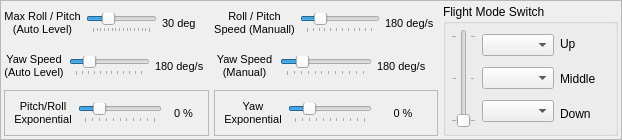
         <widget class="QStackedWidget" name="calibrateStack">
          <property name="frameShape">
           <enum>QFrame::StyledPanel</enum>
          </property>
          <property name="currentIndex">
           <number>0</number>
          </property>
          <widget class="QWidget" name="page">
           <layout class="QHBoxLayout" name="horizontalLayout_21">
            <property name="spacing">
             <number>5</number>
            </property>
            <property name="leftMargin">
             <number>3</number>
            </property>
            <property name="topMargin">
             <number>3</number>
            </property>
            <property name="rightMargin">
             <number>3</number>
            </property>
            <property name="bottomMargin">
             <number>3</number>
            </property>
            <item>
             <layout class="QHBoxLayout" name="horizontalLayout_19">
              <item>
               <layout class="QGridLayout" name="gridLayout_10">
                <item row="0" column="0">
                 <layout class="QHBoxLayout" name="horizontalLayout_17" stretch="2,3,2">
                  <item>
                   <widget class="QLabel" name="label_3">
                    <property name="sizePolicy">
                     <sizepolicy hsizetype="MinimumExpanding" vsizetype="Preferred">
                      <horstretch>0</horstretch>
                      <verstretch>0</verstretch>
                     </sizepolicy>
                    </property>
                    <property name="font">
                     <font>
                      <pointsize>8</pointsize>
                     </font>
                    </property>
                    <property name="text">
                     <string>&lt;html&gt;&lt;head/&gt;&lt;body&gt;&lt;p&gt;Max Roll / Pitch&lt;br/&gt;(Auto Level)&lt;/p&gt;&lt;/body&gt;&lt;/html&gt;</string>
                    </property>
                    <property name="alignment">
                     <set>Qt::AlignCenter</set>
                    </property>
                   </widget>
                  </item>
                  <item>
                   <widget class="QSlider" name="hsAutoRollPitchSpeed">
                    <property name="toolTip">
                     <string>Maximum angle the craft will tilt when given a full-stick command</string>
                    </property>
                    <property name="minimum">
                     <number>10</number>
                    </property>
                    <property name="maximum">
                     <number>85</number>
                    </property>
                    <property name="pageStep">
                     <number>5</number>
                    </property>
                    <property name="value">
                     <number>30</number>
                    </property>
                    <property name="orientation">
                     <enum>Qt::Horizontal</enum>
                    </property>
                    <property name="tickPosition">
                     <enum>QSlider::TicksBelow</enum>
                    </property>
                    <property name="tickInterval">
                     <number>0</number>
                    </property>
                   </widget>
                  </item>
                  <item>
                   <widget class="QLabel" name="lblAutoRollPitchSpeed">
                    <property name="sizePolicy">
                     <sizepolicy hsizetype="MinimumExpanding" vsizetype="Preferred">
                      <horstretch>0</horstretch>
                      <verstretch>0</verstretch>
                     </sizepolicy>
                    </property>
                    <property name="font">
                     <font>
                      <pointsize>8</pointsize>
                     </font>
                    </property>
                    <property name="text">
                     <string>30 deg</string>
                    </property>
                    <property name="textFormat">
                     <enum>Qt::PlainText</enum>
                    </property>
                   </widget>
                  </item>
                 </layout>
                </item>
                <item row="0" column="1">
                 <layout class="QHBoxLayout" name="horizontalLayout_18" stretch="2,3,2">
                  <item>
                   <widget class="QLabel" name="label_8">
                    <property name="sizePolicy">
                     <sizepolicy hsizetype="MinimumExpanding" vsizetype="Preferred">
                      <horstretch>0</horstretch>
                      <verstretch>0</verstretch>
                     </sizepolicy>
                    </property>
                    <property name="font">
                     <font>
                      <pointsize>8</pointsize>
                     </font>
                    </property>
                    <property name="text">
                     <string>&lt;html&gt;&lt;head/&gt;&lt;body&gt;&lt;p&gt;Roll / Pitch&lt;br/&gt;Speed (Manuall)&lt;/p&gt;&lt;/body&gt;&lt;/html&gt;</string>
                    </property>
                    <property name="alignment">
                     <set>Qt::AlignCenter</set>
                    </property>
                   </widget>
                  </item>
                  <item>
                   <widget class="QSlider" name="hsManualRollPitchSpeed">
                    <property name="toolTip">
                     <string>Speed the craft will tilt when given a full-stick command in manual mode (larger numbers are faster)</string>
                    </property>
                    <property name="minimum">
                     <number>5</number>
                    </property>
                    <property name="maximum">
                     <number>72</number>
                    </property>
                    <property name="pageStep">
                     <number>3</number>
                    </property>
                    <property name="value">
                     <number>18</number>
                    </property>
                    <property name="orientation">
                     <enum>Qt::Horizontal</enum>
                    </property>
                    <property name="invertedAppearance">
                     <bool>false</bool>
                    </property>
                    <property name="invertedControls">
                     <bool>false</bool>
                    </property>
                    <property name="tickPosition">
                     <enum>QSlider::TicksBelow</enum>
                    </property>
                    <property name="tickInterval">
                     <number>6</number>
                    </property>
                   </widget>
                  </item>
                  <item>
                   <widget class="QLabel" name="lblManualRollPitchSpeed">
                    <property name="sizePolicy">
                     <sizepolicy hsizetype="MinimumExpanding" vsizetype="Preferred">
                      <horstretch>0</horstretch>
                      <verstretch>0</verstretch>
                     </sizepolicy>
                    </property>
                    <property name="font">
                     <font>
                      <pointsize>8</pointsize>
                     </font>
                    </property>
                    <property name="text">
                     <string>180 deg/s</string>
                    </property>
                    <property name="textFormat">
                     <enum>Qt::PlainText</enum>
                    </property>
                   </widget>
                  </item>
                 </layout>
                </item>
                <item row="1" column="0">
                 <layout class="QHBoxLayout" name="horizontalLayout_16" stretch="2,3,2">
                  <item>
                   <widget class="QLabel" name="label_4">
                    <property name="sizePolicy">
                     <sizepolicy hsizetype="MinimumExpanding" vsizetype="Preferred">
                      <horstretch>0</horstretch>
                      <verstretch>0</verstretch>
                     </sizepolicy>
                    </property>
                    <property name="font">
                     <font>
                      <pointsize>8</pointsize>
                     </font>
                    </property>
                    <property name="text">
                     <string>&lt;html&gt;&lt;head/&gt;&lt;body&gt;&lt;p&gt;Yaw Speed&lt;br/&gt;(Auto Level)&lt;/p&gt;&lt;/body&gt;&lt;/html&gt;</string>
                    </property>
                    <property name="alignment">
                     <set>Qt::AlignCenter</set>
                    </property>
                   </widget>
                  </item>
                  <item>
                   <widget class="QSlider" name="hsAutoYawSpeed">
                    <property name="toolTip">
                     <string>How quickly the craft will change heading.  Larger numbers are faster.</string>
                    </property>
                    <property name="minimum">
                     <number>5</number>
                    </property>
                    <property name="maximum">
                     <number>72</number>
                    </property>
                    <property name="pageStep">
                     <number>3</number>
                    </property>
                    <property name="value">
                     <number>18</number>
                    </property>
                    <property name="orientation">
                     <enum>Qt::Horizontal</enum>
                    </property>
                    <property name="tickPosition">
                     <enum>QSlider::TicksBelow</enum>
                    </property>
                    <property name="tickInterval">
                     <number>6</number>
                    </property>
                   </widget>
                  </item>
                  <item>
                   <widget class="QLabel" name="lblAutoYawSpeed">
                    <property name="sizePolicy">
                     <sizepolicy hsizetype="MinimumExpanding" vsizetype="Preferred">
                      <horstretch>0</horstretch>
                      <verstretch>0</verstretch>
                     </sizepolicy>
                    </property>
                    <property name="font">
                     <font>
                      <pointsize>8</pointsize>
                     </font>
                    </property>
                    <property name="text">
                     <string>180 deg/s</string>
                    </property>
                    <property name="textFormat">
                     <enum>Qt::PlainText</enum>
                    </property>
                   </widget>
                  </item>
                 </layout>
                </item>
                <item row="1" column="1">
                 <layout class="QHBoxLayout" name="horizontalLayout_13" stretch="2,3,2">
                  <item>
                   <widget class="QLabel" name="label_9">
                    <property name="sizePolicy">
                     <sizepolicy hsizetype="MinimumExpanding" vsizetype="Preferred">
                      <horstretch>0</horstretch>
                      <verstretch>0</verstretch>
                     </sizepolicy>
                    </property>
                    <property name="font">
                     <font>
                      <pointsize>8</pointsize>
                     </font>
                    </property>
                    <property name="text">
                     <string>&lt;html&gt;&lt;head/&gt;&lt;body&gt;&lt;p&gt;Yaw Speed&lt;br/&gt;(Manual)&lt;/p&gt;&lt;/body&gt;&lt;/html&gt;</string>
                    </property>
                    <property name="alignment">
                     <set>Qt::AlignCenter</set>
                    </property>
                   </widget>
                  </item>
                  <item>
                   <widget class="QSlider" name="hsManualYawSpeed">
                    <property name="toolTip">
                     <string>How quickly the craft will change heading.  Larger numbers are faster.</string>
                    </property>
                    <property name="minimum">
                     <number>5</number>
                    </property>
                    <property name="maximum">
                     <number>72</number>
                    </property>
                    <property name="pageStep">
                     <number>3</number>
                    </property>
                    <property name="value">
                     <number>18</number>
                    </property>
                    <property name="orientation">
                     <enum>Qt::Horizontal</enum>
                    </property>
                    <property name="tickPosition">
                     <enum>QSlider::TicksBelow</enum>
                    </property>
                    <property name="tickInterval">
                     <number>6</number>
                    </property>
                   </widget>
                  </item>
                  <item>
                   <widget class="QLabel" name="lblManualYawSpeed">
                    <property name="sizePolicy">
                     <sizepolicy hsizetype="MinimumExpanding" vsizetype="Preferred">
                      <horstretch>0</horstretch>
                      <verstretch>0</verstretch>
                     </sizepolicy>
                    </property>
                    <property name="font">
                     <font>
                      <pointsize>8</pointsize>
                     </font>
                    </property>
                    <property name="text">
                     <string>180 deg/s</string>
                    </property>
                    <property name="textFormat">
                     <enum>Qt::PlainText</enum>
                    </property>
                   </widget>
                  </item>
                 </layout>
                </item>
                <item row="2" column="0">
                 <widget class="QFrame" name="frame_4">
                  <property name="frameShape">
                   <enum>QFrame::StyledPanel</enum>
                  </property>
                  <property name="frameShadow">
                   <enum>QFrame::Raised</enum>
                  </property>
                  <layout class="QHBoxLayout" name="horizontalLayout_37">
                   <item>
                    <widget class="QLabel" name="label_46">
                     <property name="sizePolicy">
                      <sizepolicy hsizetype="MinimumExpanding" vsizetype="Preferred">
                       <horstretch>0</horstretch>
                       <verstretch>0</verstretch>
                      </sizepolicy>
                     </property>
                     <property name="font">
                      <font>
                       <pointsize>8</pointsize>
                      </font>
                     </property>
                     <property name="text">
                      <string>&lt;html&gt;&lt;head/&gt;&lt;body&gt;&lt;p&gt;Pitch/Roll&lt;br/&gt;Exponential&lt;/p&gt;&lt;/body&gt;&lt;/html&gt;</string>
                     </property>
                     <property name="alignment">
                      <set>Qt::AlignCenter</set>
                     </property>
                    </widget>
                   </item>
                   <item>
                    <widget class="QSlider" name="hsPitchRollExpo">
                     <property name="toolTip">
                      <string>Amount of control damping near mid-stick</string>
                     </property>
                     <property name="minimum">
                      <number>0</number>
                     </property>
                     <property name="maximum">
                      <number>100</number>
                     </property>
                     <property name="pageStep">
                      <number>5</number>
                     </property>
                     <property name="value">
                      <number>20</number>
                     </property>
                     <property name="orientation">
                      <enum>Qt::Horizontal</enum>
                     </property>
                     <property name="tickPosition">
                      <enum>QSlider::TicksBelow</enum>
                     </property>
                     <property name="tickInterval">
                      <number>10</number>
                     </property>
                    </widget>
                   </item>
                   <item>
                    <widget class="QLabel" name="lblPitchRollExpo">
                     <property name="sizePolicy">
                      <sizepolicy hsizetype="MinimumExpanding" vsizetype="Preferred">
                       <horstretch>0</horstretch>
                       <verstretch>0</verstretch>
                      </sizepolicy>
                     </property>
                     <property name="font">
                      <font>
                       <pointsize>8</pointsize>
                      </font>
                     </property>
                     <property name="text">
                      <string>0 %</string>
                     </property>
                     <property name="textFormat">
                      <enum>Qt::AutoText</enum>
                     </property>
                     <property name="alignment">
                      <set>Qt::AlignCenter</set>
                     </property>
                    </widget>
                   </item>
                  </layout>
                 </widget>
                </item>
                <item row="2" column="1">
                 <widget class="QFrame" name="frame_5">
                  <property name="frameShape">
                   <enum>QFrame::StyledPanel</enum>
                  </property>
                  <property name="frameShadow">
                   <enum>QFrame::Raised</enum>
                  </property>
                  <layout class="QHBoxLayout" name="horizontalLayout_38">
                   <item>
                    <widget class="QLabel" name="label_47">
                     <property name="sizePolicy">
                      <sizepolicy hsizetype="MinimumExpanding" vsizetype="Preferred">
                       <horstretch>0</horstretch>
                       <verstretch>0</verstretch>
                      </sizepolicy>
                     </property>
                     <property name="font">
                      <font>
                       <pointsize>8</pointsize>
                      </font>
                     </property>
                     <property name="text">
                      <string>&lt;html&gt;&lt;head/&gt;&lt;body&gt;&lt;p&gt;Yaw&lt;br/&gt;Exponential&lt;/p&gt;&lt;/body&gt;&lt;/html&gt;</string>
                     </property>
                     <property name="alignment">
                      <set>Qt::AlignCenter</set>
                     </property>
                    </widget>
                   </item>
                   <item>
                    <widget class="QSlider" name="hsYawExpo">
                     <property name="toolTip">
                      <string>Amount of control damping near mid-stick</string>
                     </property>
                     <property name="minimum">
                      <number>0</number>
                     </property>
                     <property name="maximum">
                      <number>100</number>
                     </property>
                     <property name="pageStep">
                      <number>5</number>
                     </property>
                     <property name="value">
                      <number>20</number>
                     </property>
                     <property name="orientation">
                      <enum>Qt::Horizontal</enum>
                     </property>
                     <property name="tickPosition">
                      <enum>QSlider::TicksBelow</enum>
                     </property>
                     <property name="tickInterval">
                      <number>10</number>
                     </property>
                    </widget>
                   </item>
                   <item>
                    <widget class="QLabel" name="lblYawExpo">
                     <property name="sizePolicy">
                      <sizepolicy hsizetype="MinimumExpanding" vsizetype="Preferred">
                       <horstretch>0</horstretch>
                       <verstretch>0</verstretch>
                      </sizepolicy>
                     </property>
                     <property name="font">
                      <font>
                       <pointsize>8</pointsize>
                      </font>
                     </property>
                     <property name="text">
                      <string>0 %</string>
                     </property>
                     <property name="textFormat">
                      <enum>Qt::AutoText</enum>
                     </property>
                     <property name="alignment">
                      <set>Qt::AlignCenter</set>
                     </property>
                    </widget>
                   </item>
                  </layout>
                 </widget>
                </item>
               </layout>
              </item>
              <item>
               <widget class="QGroupBox" name="groupBox_9">
                <property name="title">
                 <string>Flight Mode Switch</string>
                </property>
                <layout class="QHBoxLayout" name="horizontalLayout_12">
                 <property name="leftMargin">
                  <number>5</number>
                 </property>
                 <property name="topMargin">
                  <number>5</number>
                 </property>
                 <property name="rightMargin">
                  <number>5</number>
                 </property>
                 <property name="bottomMargin">
                  <number>5</number>
                 </property>
                 <item>
                  <layout class="QHBoxLayout" name="horizontalLayout_7" stretch="1,3,1">
                   <item>
                    <widget class="QSlider" name="vsFlightMode">
                     <property name="enabled">
                      <bool>false</bool>
                     </property>
                     <property name="maximum">
                      <number>2</number>
                     </property>
                     <property name="pageStep">
                      <number>1</number>
                     </property>
                     <property name="orientation">
                      <enum>Qt::Vertical</enum>
                     </property>
                     <property name="tickPosition">
                      <enum>QSlider::TicksBothSides</enum>
                     </property>
                    </widget>
                   </item>
                   <item>
                    <layout class="QVBoxLayout" name="verticalLayout_11">
                     <item>
                      <widget class="QComboBox" name="cb_FlightMode_Up">
                       <property name="sizePolicy">
                        <sizepolicy hsizetype="Preferred" vsizetype="Fixed">
                         <horstretch>3</horstretch>
                         <verstretch>0</verstretch>
                        </sizepolicy>
                       </property>
                      </widget>
                     </item>
                     <item>
                      <widget class="QComboBox" name="cb_FlightMode_Middle">
                       <property name="sizePolicy">
                        <sizepolicy hsizetype="Preferred" vsizetype="Fixed">
                         <horstretch>3</horstretch>
                         <verstretch>0</verstretch>
                        </sizepolicy>
                       </property>
                      </widget>
                     </item>
                     <item>
                      <widget class="QComboBox" name="cb_FlightMode_Down">
                       <property name="sizePolicy">
                        <sizepolicy hsizetype="Preferred" vsizetype="Fixed">
                         <horstretch>3</horstretch>
                         <verstretch>0</verstretch>
                        </sizepolicy>
                       </property>
                      </widget>
                     </item>
                    </layout>
                   </item>
                   <item>
                    <layout class="QVBoxLayout" name="verticalLayout_12" stretch="0,0,0">
                     <property name="spacing">
                      <number>6</number>
                     </property>
                     <item>
                      <widget class="QLabel" name="label_34">
                       <property name="sizePolicy">
                        <sizepolicy hsizetype="Minimum" vsizetype="Preferred">
                         <horstretch>1</horstretch>
                         <verstretch>0</verstretch>
                        </sizepolicy>
                       </property>
                       <property name="minimumSize">
                        <size>
                         <width>50</width>
                         <height>0</height>
                        </size>
                       </property>
                       <property name="text">
                        <string>Up</string>
                       </property>
                       <property name="alignment">
                        <set>Qt::AlignLeading|Qt::AlignLeft|Qt::AlignVCenter</set>
                       </property>
                      </widget>
                     </item>
                     <item>
                      <widget class="QLabel" name="label_35">
                       <property name="sizePolicy">
                        <sizepolicy hsizetype="Minimum" vsizetype="Preferred">
                         <horstretch>1</horstretch>
                         <verstretch>0</verstretch>
                        </sizepolicy>
                       </property>
                       <property name="minimumSize">
                        <size>
                         <width>50</width>
                         <height>0</height>
                        </size>
                       </property>
                       <property name="text">
                        <string>Middle</string>
                       </property>
                       <property name="alignment">
                        <set>Qt::AlignLeading|Qt::AlignLeft|Qt::AlignVCenter</set>
                       </property>
                      </widget>
                     </item>
                     <item>
                      <widget class="QLabel" name="label_36">
                       <property name="sizePolicy">
                        <sizepolicy hsizetype="Minimum" vsizetype="Preferred">
                         <horstretch>1</horstretch>
                         <verstretch>0</verstretch>
                        </sizepolicy>
                       </property>
                       <property name="minimumSize">
                        <size>
                         <width>50</width>
                         <height>0</height>
                        </size>
                       </property>
                       <property name="text">
                        <string>Down</string>
                       </property>
                       <property name="alignment">
                        <set>Qt::AlignLeading|Qt::AlignLeft|Qt::AlignVCenter</set>
                       </property>
                      </widget>
                     </item>
                    </layout>
                   </item>
                  </layout>
                 </item>
                </layout>
               </widget>
              </item>
             </layout>
            </item>
           </layout>
          </widget>
          <widget class="QWidget" name="page_2">
           <layout class="QHBoxLayout" name="horizontalLayout_20">
            <item>
             <widget class="QLabel" name="lblRadioCalibrateDocs">
              <property name="sizePolicy">
               <sizepolicy hsizetype="MinimumExpanding" vsizetype="MinimumExpanding">
                <horstretch>0</horstretch>
                <verstretch>0</verstretch>
               </sizepolicy>
              </property>
              <property name="minimumSize">
               <size>
                <width>600</width>
                <height>120</height>
               </size>
              </property>
              <property name="frameShape">
               <enum>QFrame::StyledPanel</enum>
              </property>
              <property name="text">
               <string>Radio calibration docs</string>
              </property>
              <property name="alignment">
               <set>Qt::AlignCenter</set>
              </property>
              <property name="wordWrap">
               <bool>true</bool>
              </property>
             </widget>
            </item>
           </layout>
          </widget>
         </widget>
